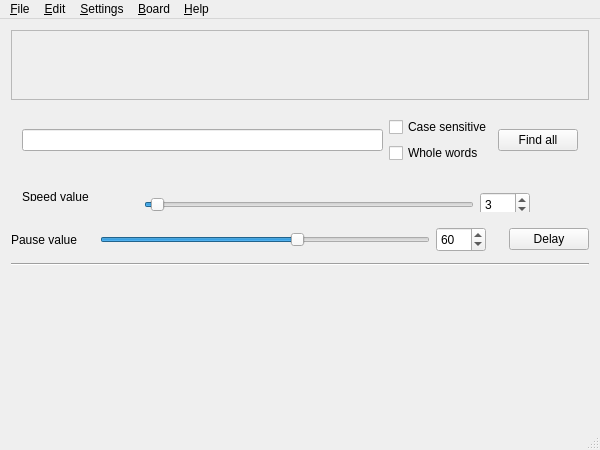
<?xml version="1.0" encoding="UTF-8"?>
<ui version="4.0">
 <class>MainWindow</class>
 <widget class="QMainWindow" name="MainWindow">
  <property name="enabled">
   <bool>true</bool>
  </property>
  <property name="geometry">
   <rect>
    <x>0</x>
    <y>0</y>
    <width>600</width>
    <height>450</height>
   </rect>
  </property>
  <property name="windowTitle">
   <string>MainWindow</string>
  </property>
  <property name="toolTip">
   <string/>
  </property>
  <property name="statusTip">
   <string/>
  </property>
  <property name="whatsThis">
   <string/>
  </property>
  <property name="accessibleName">
   <string comment="7" extracomment="8"/>
  </property>
  <property name="accessibleDescription">
   <string/>
  </property>
  <property name="locale">
   <locale language="Ukrainian" country="Ukraine"/>
  </property>
  <widget class="QWidget" name="centralWidget">
   <layout class="QGridLayout" name="gridLayout">
    <item row="3" column="0">
     <widget class="QWidget" name="widget_delayTB" native="true">
      <property name="minimumSize">
       <size>
        <width>0</width>
        <height>35</height>
       </size>
      </property>
      <property name="maximumSize">
       <size>
        <width>16777215</width>
        <height>35</height>
       </size>
      </property>
      <layout class="QVBoxLayout" name="verticalLayout_2">
       <property name="leftMargin">
        <number>0</number>
       </property>
       <property name="topMargin">
        <number>0</number>
       </property>
       <property name="rightMargin">
        <number>0</number>
       </property>
       <property name="bottomMargin">
        <number>0</number>
       </property>
       <item>
        <layout class="QHBoxLayout" name="horizontalLayout_2">
         <item>
          <widget class="QLabel" name="label_delayTB">
           <property name="text">
            <string>Pause value</string>
           </property>
          </widget>
         </item>
         <item>
          <spacer name="spacer">
           <property name="orientation">
            <enum>Qt::Horizontal</enum>
           </property>
           <property name="sizeHint" stdset="0">
            <size>
             <width>40</width>
             <height>20</height>
            </size>
           </property>
          </spacer>
         </item>
         <item>
          <widget class="QSlider" name="slider_delayTB">
           <property name="minimumSize">
            <size>
             <width>330</width>
             <height>25</height>
            </size>
           </property>
           <property name="maximumSize">
            <size>
             <width>330</width>
             <height>25</height>
            </size>
           </property>
           <property name="minimum">
            <number>1</number>
           </property>
           <property name="singleStep">
            <number>1</number>
           </property>
           <property name="pageStep">
            <number>5</number>
           </property>
           <property name="value">
            <number>60</number>
           </property>
           <property name="orientation">
            <enum>Qt::Horizontal</enum>
           </property>
           <property name="tickPosition">
            <enum>QSlider::NoTicks</enum>
           </property>
          </widget>
         </item>
         <item>
          <widget class="QSpinBox" name="spinBox_delayTB">
           <property name="minimumSize">
            <size>
             <width>50</width>
             <height>25</height>
            </size>
           </property>
           <property name="maximumSize">
            <size>
             <width>50</width>
             <height>25</height>
            </size>
           </property>
           <property name="minimum">
            <number>1</number>
           </property>
           <property name="value">
            <number>60</number>
           </property>
          </widget>
         </item>
         <item>
          <spacer name="horizontalSpacer_2">
           <property name="orientation">
            <enum>Qt::Horizontal</enum>
           </property>
           <property name="sizeHint" stdset="0">
            <size>
             <width>40</width>
             <height>20</height>
            </size>
           </property>
          </spacer>
         </item>
         <item>
          <widget class="QPushButton" name="button_Delay">
           <property name="text">
            <string>Delay</string>
           </property>
          </widget>
         </item>
        </layout>
       </item>
      </layout>
     </widget>
    </item>
    <item row="5" column="0">
     <widget class="QWidget" name="toolBar" native="true">
      <property name="minimumSize">
       <size>
        <width>0</width>
        <height>30</height>
       </size>
      </property>
      <layout class="QVBoxLayout" name="verticalLayout_4">
       <item>
        <layout class="QHBoxLayout" name="toolBarLayout">
         <item>
          <widget class="QPushButton" name="delayBtn">
           <property name="minimumSize">
            <size>
             <width>30</width>
             <height>30</height>
            </size>
           </property>
           <property name="maximumSize">
            <size>
             <width>30</width>
             <height>30</height>
            </size>
           </property>
           <property name="acceptDrops">
            <bool>false</bool>
           </property>
           <property name="toolTip">
            <string/>
           </property>
           <property name="statusTip">
            <string/>
           </property>
           <property name="whatsThis">
            <string/>
           </property>
           <property name="accessibleName">
            <string/>
           </property>
           <property name="accessibleDescription">
            <string/>
           </property>
           <property name="autoFillBackground">
            <bool>false</bool>
           </property>
           <property name="text">
            <string comment="2" extracomment="3"/>
           </property>
           <property name="icon">
            <iconset resource="icons.qrc">
             <normaloff>:/icons/pause-icon.png</normaloff>:/icons/pause-icon.png</iconset>
           </property>
           <property name="iconSize">
            <size>
             <width>24</width>
             <height>24</height>
            </size>
           </property>
           <property name="checkable">
            <bool>false</bool>
           </property>
           <property name="autoRepeat">
            <bool>false</bool>
           </property>
           <property name="autoDefault">
            <bool>false</bool>
           </property>
           <property name="default">
            <bool>false</bool>
           </property>
           <property name="flat">
            <bool>true</bool>
           </property>
          </widget>
         </item>
         <item>
          <widget class="QPushButton" name="speedBtn">
           <property name="minimumSize">
            <size>
             <width>30</width>
             <height>30</height>
            </size>
           </property>
           <property name="maximumSize">
            <size>
             <width>30</width>
             <height>30</height>
            </size>
           </property>
           <property name="text">
            <string/>
           </property>
           <property name="icon">
            <iconset resource="icons.qrc">
             <normaloff>:/icons/speed-icon.png</normaloff>:/icons/speed-icon.png</iconset>
           </property>
           <property name="iconSize">
            <size>
             <width>24</width>
             <height>24</height>
            </size>
           </property>
           <property name="flat">
            <bool>true</bool>
           </property>
          </widget>
         </item>
         <item>
          <widget class="QPushButton" name="backBtn">
           <property name="minimumSize">
            <size>
             <width>30</width>
             <height>30</height>
            </size>
           </property>
           <property name="maximumSize">
            <size>
             <width>30</width>
             <height>30</height>
            </size>
           </property>
           <property name="text">
            <string/>
           </property>
           <property name="icon">
            <iconset resource="icons.qrc">
             <normaloff>:/icons/next-2-icon.png</normaloff>:/icons/next-2-icon.png</iconset>
           </property>
           <property name="iconSize">
            <size>
             <width>24</width>
             <height>24</height>
            </size>
           </property>
           <property name="flat">
            <bool>true</bool>
           </property>
          </widget>
         </item>
         <item>
          <widget class="QPushButton" name="animationBtn">
           <property name="minimumSize">
            <size>
             <width>30</width>
             <height>30</height>
            </size>
           </property>
           <property name="maximumSize">
            <size>
             <width>30</width>
             <height>30</height>
            </size>
           </property>
           <property name="text">
            <string/>
           </property>
           <property name="icon">
            <iconset resource="icons.qrc">
             <normaloff>:/icons/remove-icon.png</normaloff>:/icons/remove-icon.png</iconset>
           </property>
           <property name="iconSize">
            <size>
             <width>24</width>
             <height>24</height>
            </size>
           </property>
           <property name="flat">
            <bool>true</bool>
           </property>
          </widget>
         </item>
         <item>
          <widget class="QPushButton" name="crossBtn">
           <property name="minimumSize">
            <size>
             <width>30</width>
             <height>30</height>
            </size>
           </property>
           <property name="maximumSize">
            <size>
             <width>30</width>
             <height>30</height>
            </size>
           </property>
           <property name="text">
            <string/>
           </property>
           <property name="icon">
            <iconset resource="icons.qrc">
             <normaloff>:/icons/Actions-format-text-strikethrough-icon.png</normaloff>:/icons/Actions-format-text-strikethrough-icon.png</iconset>
           </property>
           <property name="iconSize">
            <size>
             <width>24</width>
             <height>24</height>
            </size>
           </property>
           <property name="flat">
            <bool>true</bool>
           </property>
          </widget>
         </item>
         <item>
          <widget class="QPushButton" name="colorBtn">
           <property name="minimumSize">
            <size>
             <width>30</width>
             <height>30</height>
            </size>
           </property>
           <property name="maximumSize">
            <size>
             <width>30</width>
             <height>30</height>
            </size>
           </property>
           <property name="text">
            <string/>
           </property>
           <property name="icon">
            <iconset resource="icons.qrc">
             <normaloff>:/icons/ToolBar-color.png</normaloff>:/icons/ToolBar-color.png</iconset>
           </property>
           <property name="iconSize">
            <size>
             <width>24</width>
             <height>24</height>
            </size>
           </property>
           <property name="flat">
            <bool>true</bool>
           </property>
          </widget>
         </item>
         <item>
          <widget class="QPushButton" name="clearBtn">
           <property name="minimumSize">
            <size>
             <width>30</width>
             <height>30</height>
            </size>
           </property>
           <property name="maximumSize">
            <size>
             <width>30</width>
             <height>30</height>
            </size>
           </property>
           <property name="text">
            <string/>
           </property>
           <property name="icon">
            <iconset resource="icons.qrc">
             <normaloff>:/icons/Actions-edit-clear-icon.png</normaloff>:/icons/Actions-edit-clear-icon.png</iconset>
           </property>
           <property name="iconSize">
            <size>
             <width>24</width>
             <height>24</height>
            </size>
           </property>
           <property name="autoDefault">
            <bool>false</bool>
           </property>
           <property name="default">
            <bool>false</bool>
           </property>
           <property name="flat">
            <bool>true</bool>
           </property>
          </widget>
         </item>
         <item>
          <spacer name="horizontalSpacer">
           <property name="orientation">
            <enum>Qt::Horizontal</enum>
           </property>
           <property name="sizeHint" stdset="0">
            <size>
             <width>40</width>
             <height>20</height>
            </size>
           </property>
          </spacer>
         </item>
        </layout>
       </item>
      </layout>
     </widget>
    </item>
    <item row="4" column="0">
     <widget class="Line" name="line">
      <property name="minimumSize">
       <size>
        <width>0</width>
        <height>0</height>
       </size>
      </property>
      <property name="orientation">
       <enum>Qt::Horizontal</enum>
      </property>
     </widget>
    </item>
    <item row="1" column="0">
     <layout class="QVBoxLayout" name="verticalLayout">
      <item>
       <widget class="QFrame" name="frame">
        <property name="frameShape">
         <enum>QFrame::StyledPanel</enum>
        </property>
        <property name="frameShadow">
         <enum>QFrame::Raised</enum>
        </property>
       </widget>
      </item>
      <item>
       <widget class="QWidget" name="widget_Find" native="true">
        <layout class="QVBoxLayout" name="verticalLayout_3">
         <item>
          <layout class="QHBoxLayout" name="horizontalLayout">
           <item>
            <widget class="QLineEdit" name="lineEdit_Find">
             <property name="clearButtonEnabled">
              <bool>true</bool>
             </property>
            </widget>
           </item>
           <item>
            <layout class="QVBoxLayout" name="flags">
             <item>
              <widget class="QCheckBox" name="check_case_sensitive">
               <property name="text">
                <string>Case sensitive</string>
               </property>
              </widget>
             </item>
             <item>
              <widget class="QCheckBox" name="check_whole_words">
               <property name="text">
                <string>Whole words</string>
               </property>
              </widget>
             </item>
            </layout>
           </item>
           <item>
            <widget class="QPushButton" name="button_Find">
             <property name="text">
              <string>Find all</string>
             </property>
            </widget>
           </item>
          </layout>
         </item>
        </layout>
       </widget>
      </item>
     </layout>
    </item>
    <item row="2" column="0">
     <widget class="QWidget" name="widget_speedTB" native="true">
      <property name="minimumSize">
       <size>
        <width>0</width>
        <height>35</height>
       </size>
      </property>
      <property name="maximumSize">
       <size>
        <width>16777215</width>
        <height>35</height>
       </size>
      </property>
      <widget class="QWidget" name="horizontalLayoutWidget">
       <property name="geometry">
        <rect>
         <x>0</x>
         <y>0</y>
         <width>578</width>
         <height>31</height>
        </rect>
       </property>
       <layout class="QHBoxLayout" name="horizontalLayout_3">
        <item>
         <widget class="QLabel" name="label">
          <property name="text">
           <string>Speed value</string>
          </property>
         </widget>
        </item>
        <item>
         <spacer name="horizontalSpacer_3">
          <property name="orientation">
           <enum>Qt::Horizontal</enum>
          </property>
          <property name="sizeHint" stdset="0">
           <size>
            <width>40</width>
            <height>20</height>
           </size>
          </property>
         </spacer>
        </item>
        <item alignment="Qt::AlignHCenter|Qt::AlignVCenter">
         <widget class="QSlider" name="slider_speedTB">
          <property name="minimumSize">
           <size>
            <width>330</width>
            <height>25</height>
           </size>
          </property>
          <property name="maximumSize">
           <size>
            <width>330</width>
            <height>25</height>
           </size>
          </property>
          <property name="minimum">
           <number>1</number>
          </property>
          <property name="value">
           <number>3</number>
          </property>
          <property name="orientation">
           <enum>Qt::Horizontal</enum>
          </property>
         </widget>
        </item>
        <item>
         <widget class="QSpinBox" name="spinBox_speedTB">
          <property name="minimumSize">
           <size>
            <width>50</width>
            <height>25</height>
           </size>
          </property>
          <property name="maximumSize">
           <size>
            <width>50</width>
            <height>25</height>
           </size>
          </property>
          <property name="minimum">
           <number>1</number>
          </property>
          <property name="value">
           <number>3</number>
          </property>
         </widget>
        </item>
        <item>
         <spacer name="horizontalSpacer_4">
          <property name="orientation">
           <enum>Qt::Horizontal</enum>
          </property>
          <property name="sizeHint" stdset="0">
           <size>
            <width>20</width>
            <height>20</height>
           </size>
          </property>
         </spacer>
        </item>
       </layout>
      </widget>
     </widget>
    </item>
   </layout>
  </widget>
  <widget class="QMenuBar" name="menuBar">
   <property name="geometry">
    <rect>
     <x>0</x>
     <y>0</y>
     <width>600</width>
     <height>26</height>
    </rect>
   </property>
   <widget class="QMenu" name="menu_File">
    <property name="title">
     <string>&amp;File</string>
    </property>
    <addaction name="action_New"/>
    <addaction name="action_Open"/>
    <addaction name="action_Save"/>
    <addaction name="action_Save_as"/>
    <addaction name="separator"/>
    <addaction name="action_Exit"/>
   </widget>
   <widget class="QMenu" name="menu_Edit">
    <property name="title">
     <string>&amp;Edit</string>
    </property>
    <addaction name="action_Undo"/>
    <addaction name="action_Redo"/>
    <addaction name="separator"/>
    <addaction name="action_Cut"/>
    <addaction name="action_Copy"/>
    <addaction name="action_Paste"/>
    <addaction name="action_Select_all"/>
    <addaction name="separator"/>
    <addaction name="action_Find"/>
   </widget>
   <widget class="QMenu" name="menu_Settings">
    <property name="title">
     <string>&amp;Settings</string>
    </property>
    <addaction name="action_Font"/>
    <addaction name="action_Color"/>
    <addaction name="action_Board_Font"/>
    <addaction name="action_Board_Color"/>
    <addaction name="separator"/>
    <addaction name="action_Reset_default"/>
   </widget>
   <widget class="QMenu" name="menu_Board">
    <property name="title">
     <string>&amp;Board</string>
    </property>
    <addaction name="action_Show"/>
    <addaction name="action_Hide"/>
    <addaction name="separator"/>
    <addaction name="action_Play"/>
    <addaction name="action_Pause"/>
    <addaction name="action_Stop"/>
    <addaction name="actionRecord_to_file"/>
    <addaction name="actionSend_to_youTube"/>
   </widget>
   <widget class="QMenu" name="menu_Help">
    <property name="title">
     <string>&amp;Help</string>
    </property>
    <addaction name="action_About"/>
   </widget>
   <addaction name="menu_File"/>
   <addaction name="menu_Edit"/>
   <addaction name="menu_Settings"/>
   <addaction name="menu_Board"/>
   <addaction name="menu_Help"/>
  </widget>
  <widget class="QStatusBar" name="statusBar"/>
  <action name="action_New">
   <property name="icon">
    <iconset resource="icons.qrc">
     <normaloff>:/icons/new-file-icon.png</normaloff>:/icons/new-file-icon.png</iconset>
   </property>
   <property name="text">
    <string>&amp;New</string>
   </property>
   <property name="shortcut">
    <string>Ctrl+N</string>
   </property>
  </action>
  <action name="action_Open">
   <property name="icon">
    <iconset resource="icons.qrc">
     <normaloff>:/icons/open-file-icon.png</normaloff>:/icons/open-file-icon.png</iconset>
   </property>
   <property name="text">
    <string>&amp;Open</string>
   </property>
   <property name="shortcut">
    <string>Ctrl+O</string>
   </property>
  </action>
  <action name="action_Save">
   <property name="icon">
    <iconset resource="icons.qrc">
     <normaloff>:/icons/Save-icon.png</normaloff>:/icons/Save-icon.png</iconset>
   </property>
   <property name="text">
    <string>&amp;Save</string>
   </property>
   <property name="shortcut">
    <string>Ctrl+S</string>
   </property>
  </action>
  <action name="action_Save_as">
   <property name="icon">
    <iconset resource="icons.qrc">
     <normaloff>:/icons/Save-as-icon.png</normaloff>:/icons/Save-as-icon.png</iconset>
   </property>
   <property name="text">
    <string>Save &amp;as...</string>
   </property>
  </action>
  <action name="action_Exit">
   <property name="icon">
    <iconset resource="icons.qrc">
     <normaloff>:/icons/Close-2-icon.png</normaloff>:/icons/Close-2-icon.png</iconset>
   </property>
   <property name="text">
    <string>&amp;Exit</string>
   </property>
   <property name="shortcut">
    <string>Ctrl+Q</string>
   </property>
  </action>
  <action name="action_Undo">
   <property name="icon">
    <iconset resource="icons.qrc">
     <normaloff>:/icons/undo-icon.png</normaloff>:/icons/undo-icon.png</iconset>
   </property>
   <property name="text">
    <string>&amp;Undo</string>
   </property>
   <property name="shortcut">
    <string>Ctrl+Z</string>
   </property>
  </action>
  <action name="action_Redo">
   <property name="icon">
    <iconset resource="icons.qrc">
     <normaloff>:/icons/redo-icon.png</normaloff>:/icons/redo-icon.png</iconset>
   </property>
   <property name="text">
    <string>&amp;Redo</string>
   </property>
   <property name="shortcut">
    <string>Ctrl+Shift+Z</string>
   </property>
  </action>
  <action name="action_Cut">
   <property name="icon">
    <iconset resource="icons.qrc">
     <normaloff>:/icons/cut-icon.png</normaloff>:/icons/cut-icon.png</iconset>
   </property>
   <property name="text">
    <string>&amp;Cut</string>
   </property>
   <property name="shortcut">
    <string>Ctrl+X</string>
   </property>
  </action>
  <action name="action_Copy">
   <property name="icon">
    <iconset resource="icons.qrc">
     <normaloff>:/icons/Copy-icon.png</normaloff>:/icons/Copy-icon.png</iconset>
   </property>
   <property name="text">
    <string>&amp;Copy</string>
   </property>
   <property name="shortcut">
    <string>Ctrl+C</string>
   </property>
  </action>
  <action name="action_Paste">
   <property name="icon">
    <iconset resource="icons.qrc">
     <normaloff>:/icons/Paste-icon.png</normaloff>:/icons/Paste-icon.png</iconset>
   </property>
   <property name="text">
    <string>&amp;Paste</string>
   </property>
   <property name="shortcut">
    <string>Ctrl+V</string>
   </property>
  </action>
  <action name="action_Find">
   <property name="icon">
    <iconset resource="icons.qrc">
     <normaloff>:/icons/search-icon.png</normaloff>:/icons/search-icon.png</iconset>
   </property>
   <property name="text">
    <string>&amp;Find</string>
   </property>
   <property name="shortcut">
    <string>Ctrl+F</string>
   </property>
  </action>
  <action name="action_Font">
   <property name="icon">
    <iconset resource="icons.qrc">
     <normaloff>:/icons/font-x-generic-icon.png</normaloff>:/icons/font-x-generic-icon.png</iconset>
   </property>
   <property name="text">
    <string>&amp;Font</string>
   </property>
  </action>
  <action name="action_Color">
   <property name="enabled">
    <bool>true</bool>
   </property>
   <property name="icon">
    <iconset resource="icons.qrc">
     <normaloff>:/icons/colors-icon.png</normaloff>:/icons/colors-icon.png</iconset>
   </property>
   <property name="text">
    <string>&amp;Color</string>
   </property>
   <property name="visible">
    <bool>true</bool>
   </property>
  </action>
  <action name="action_Reset_default">
   <property name="icon">
    <iconset resource="icons.qrc">
     <normaloff>:/icons/default_programs.png</normaloff>:/icons/default_programs.png</iconset>
   </property>
   <property name="text">
    <string>&amp;Reset default</string>
   </property>
  </action>
  <action name="action_Show">
   <property name="icon">
    <iconset resource="icons.qrc">
     <normaloff>:/icons/gnome_show_desktop.png</normaloff>:/icons/gnome_show_desktop.png</iconset>
   </property>
   <property name="text">
    <string>Sho&amp;w</string>
   </property>
  </action>
  <action name="action_Hide">
   <property name="icon">
    <iconset resource="icons.qrc">
     <normaloff>:/icons/hide_icon.png</normaloff>:/icons/hide_icon.png</iconset>
   </property>
   <property name="text">
    <string>&amp;Hide</string>
   </property>
  </action>
  <action name="action_Play">
   <property name="enabled">
    <bool>false</bool>
   </property>
   <property name="icon">
    <iconset resource="icons.qrc">
     <normaloff>:/icons/play-8-icon.png</normaloff>:/icons/play-8-icon.png</iconset>
   </property>
   <property name="text">
    <string>&amp;Play</string>
   </property>
  </action>
  <action name="action_Pause">
   <property name="enabled">
    <bool>false</bool>
   </property>
   <property name="icon">
    <iconset resource="icons.qrc">
     <normaloff>:/icons/pause-icon.png</normaloff>:/icons/pause-icon.png</iconset>
   </property>
   <property name="text">
    <string>P&amp;ause</string>
   </property>
  </action>
  <action name="action_Stop">
   <property name="enabled">
    <bool>false</bool>
   </property>
   <property name="icon">
    <iconset resource="icons.qrc">
     <normaloff>:/icons/stop_icon.png</normaloff>:/icons/stop_icon.png</iconset>
   </property>
   <property name="text">
    <string>S&amp;top</string>
   </property>
  </action>
  <action name="action_About">
   <property name="icon">
    <iconset resource="icons.qrc">
     <normaloff>:/icons/info.png</normaloff>:/icons/info.png</iconset>
   </property>
   <property name="text">
    <string>&amp;About</string>
   </property>
  </action>
  <action name="action_delayTB">
   <property name="icon">
    <iconset resource="icons.qrc">
     <normaloff>:/icons/pause-icon.png</normaloff>:/icons/pause-icon.png</iconset>
   </property>
   <property name="text">
    <string>\p</string>
   </property>
   <property name="toolTip">
    <string>&lt;html&gt;&lt;head/&gt;&lt;body&gt;&lt;p&gt;Delay (Alt + 1)&lt;/p&gt;&lt;p&gt;Long pressing - open delay menu&lt;/p&gt;&lt;/body&gt;&lt;/html&gt;</string>
   </property>
   <property name="shortcut">
    <string>Alt+1</string>
   </property>
  </action>
  <action name="action_clearTB">
   <property name="icon">
    <iconset resource="icons.qrc">
     <normaloff>:/icons/Actions-edit-clear-icon.png</normaloff>:/icons/Actions-edit-clear-icon.png</iconset>
   </property>
   <property name="text">
    <string>\a</string>
   </property>
   <property name="toolTip">
    <string>&lt;html&gt;&lt;head/&gt;&lt;body&gt;&lt;p&gt;Clear (Alt + C)&lt;/p&gt;&lt;p&gt;Clears screen&lt;/p&gt;&lt;/body&gt;&lt;/html&gt;</string>
   </property>
   <property name="shortcut">
    <string>Alt+C</string>
   </property>
  </action>
  <action name="action_colorTB">
   <property name="enabled">
    <bool>true</bool>
   </property>
   <property name="icon">
    <iconset resource="icons.qrc">
     <normaloff>:/icons/ToolBar-color.png</normaloff>:/icons/ToolBar-color.png</iconset>
   </property>
   <property name="text">
    <string>\c</string>
   </property>
   <property name="toolTip">
    <string>&lt;html&gt;&lt;head/&gt;&lt;body&gt;&lt;p&gt;Color (Alt + 5)&lt;/p&gt;&lt;/body&gt;&lt;/html&gt;</string>
   </property>
   <property name="shortcut">
    <string>Alt+5</string>
   </property>
  </action>
  <action name="action_backTB">
   <property name="checkable">
    <bool>false</bool>
   </property>
   <property name="icon">
    <iconset resource="icons.qrc">
     <normaloff>:/icons/next-2-icon.png</normaloff>:/icons/next-2-icon.png</iconset>
   </property>
   <property name="text">
    <string>\n</string>
   </property>
   <property name="toolTip">
    <string>&lt;html&gt;&lt;head/&gt;&lt;body&gt;&lt;p&gt;Back (Alt + 2)&lt;/p&gt;&lt;p&gt;Returns carete for 1 symbol &lt;/p&gt;&lt;/body&gt;&lt;/html&gt;</string>
   </property>
   <property name="shortcut">
    <string>Alt+2</string>
   </property>
  </action>
  <action name="action_crossTB">
   <property name="icon">
    <iconset resource="icons.qrc">
     <normaloff>:/icons/Actions-format-text-strikethrough-icon.png</normaloff>:/icons/Actions-format-text-strikethrough-icon.png</iconset>
   </property>
   <property name="text">
    <string>\-</string>
   </property>
   <property name="toolTip">
    <string>&lt;html&gt;&lt;head/&gt;&lt;body&gt;&lt;p&gt;Cross out (Alt + 4)&lt;/p&gt;&lt;p&gt;Crosses out previous character&lt;/p&gt;&lt;/body&gt;&lt;/html&gt;</string>
   </property>
   <property name="shortcut">
    <string>Alt+4</string>
   </property>
  </action>
  <action name="action_animatedTB">
   <property name="icon">
    <iconset resource="icons.qrc">
     <normaloff>:/icons/remove-icon.png</normaloff>:/icons/remove-icon.png</iconset>
   </property>
   <property name="text">
    <string>\&lt;</string>
   </property>
   <property name="toolTip">
    <string>&lt;html&gt;&lt;head/&gt;&lt;body&gt;&lt;p&gt;Animated (Alt + 3)&lt;/p&gt;&lt;/body&gt;&lt;/html&gt;</string>
   </property>
   <property name="shortcut">
    <string>Alt+3</string>
   </property>
  </action>
  <action name="action_Select_all">
   <property name="icon">
    <iconset resource="icons.qrc">
     <normaloff>:/icons/select_all.png</normaloff>:/icons/select_all.png</iconset>
   </property>
   <property name="text">
    <string>Select all</string>
   </property>
   <property name="shortcut">
    <string>Ctrl+A</string>
   </property>
  </action>
  <action name="action_delay_menuTB">
   <property name="checkable">
    <bool>true</bool>
   </property>
   <property name="icon">
    <iconset resource="icons.qrc">
     <normaloff>:/icons/pause-icon.png</normaloff>:/icons/pause-icon.png</iconset>
   </property>
   <property name="text">
    <string>Delay menu</string>
   </property>
   <property name="toolTip">
    <string>&lt;html&gt;&lt;head/&gt;&lt;body&gt;&lt;p&gt;Delay (Alt + 1)&lt;/p&gt;&lt;p&gt;Long pressing - open delay menu&lt;/p&gt;&lt;/body&gt;&lt;/html&gt;</string>
   </property>
   <property name="shortcut">
    <string>Alt+Q</string>
   </property>
  </action>
  <action name="action_Board_Font">
   <property name="icon">
    <iconset resource="icons.qrc">
     <normaloff>:/icons/font-x-generic-icon.png</normaloff>:/icons/font-x-generic-icon.png</iconset>
   </property>
   <property name="text">
    <string>Convas Font</string>
   </property>
  </action>
  <action name="action_Board_Color">
   <property name="icon">
    <iconset resource="icons.qrc">
     <normaloff>:/icons/ToolBar-color.png</normaloff>:/icons/ToolBar-color.png</iconset>
   </property>
   <property name="text">
    <string>Convas Color</string>
   </property>
  </action>
  <action name="actionRecord_to_file">
   <property name="checkable">
    <bool>true</bool>
   </property>
   <property name="icon">
    <iconset resource="icons.qrc">
     <normaloff>:/icons/12video icon.png</normaloff>:/icons/12video icon.png</iconset>
   </property>
   <property name="text">
    <string>Record to file</string>
   </property>
  </action>
  <action name="actionSend_to_youTube">
   <property name="icon">
    <iconset resource="icons.qrc">
     <normaloff>:/icons/youtube_icon.png</normaloff>:/icons/youtube_icon.png</iconset>
   </property>
   <property name="text">
    <string>Send to youTube</string>
   </property>
  </action>
 </widget>
 <layoutdefault spacing="6" margin="11"/>
 <resources>
  <include location="icons.qrc"/>
 </resources>
 <connections>
  <connection>
   <sender>spinBox_delayTB</sender>
   <signal>valueChanged(int)</signal>
   <receiver>slider_delayTB</receiver>
   <slot>setValue(int)</slot>
   <hints>
    <hint type="sourcelabel">
     <x>480</x>
     <y>253</y>
    </hint>
    <hint type="destinationlabel">
     <x>423</x>
     <y>253</y>
    </hint>
   </hints>
  </connection>
  <connection>
   <sender>slider_delayTB</sender>
   <signal>valueChanged(int)</signal>
   <receiver>spinBox_delayTB</receiver>
   <slot>setValue(int)</slot>
   <hints>
    <hint type="sourcelabel">
     <x>423</x>
     <y>253</y>
    </hint>
    <hint type="destinationlabel">
     <x>480</x>
     <y>253</y>
    </hint>
   </hints>
  </connection>
  <connection>
   <sender>slider_speedTB</sender>
   <signal>valueChanged(int)</signal>
   <receiver>spinBox_speedTB</receiver>
   <slot>setValue(int)</slot>
   <hints>
    <hint type="sourcelabel">
     <x>305</x>
     <y>196</y>
    </hint>
    <hint type="destinationlabel">
     <x>490</x>
     <y>197</y>
    </hint>
   </hints>
  </connection>
  <connection>
   <sender>spinBox_speedTB</sender>
   <signal>valueChanged(int)</signal>
   <receiver>slider_speedTB</receiver>
   <slot>setValue(int)</slot>
   <hints>
    <hint type="sourcelabel">
     <x>482</x>
     <y>204</y>
    </hint>
    <hint type="destinationlabel">
     <x>391</x>
     <y>200</y>
    </hint>
   </hints>
  </connection>
 </connections>
</ui>
